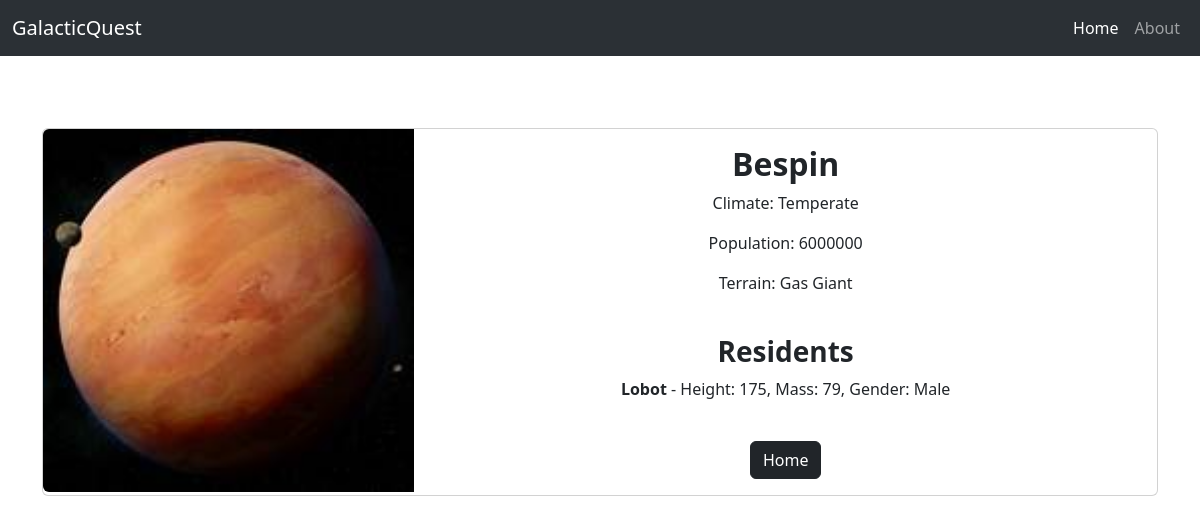
The app's page /detail/6 with its own data.
### planets/models.py (models this page shows, shortened)
class Planet(models.Model):
    name = models.CharField(max_length=100)
    climate = models.CharField(max_length=100)
    population = models.CharField(max_length=100)
    terrain = models.CharField(max_length=100)
    image = models.ImageField(upload_to='planet_images/', null=True, blank=True)

class Resident(models.Model):
    name = models.CharField(max_length=100)
    height = models.CharField(max_length=100)
    mass = models.CharField(max_length=100)
    gender = models.CharField(max_length=100)
    planet = models.ForeignKey(Planet, on_delete=models.CASCADE, related_name='residents')

### planets/views.py (the view)
# urls.py: path('detail/<int:planet_id>', views.detail, name='detail'),
def detail(request, planet_id):
    planet = Planet.objects.get(id=planet_id)
    residents = Resident.objects.filter(planet_id=planet_id)
    return render(request, 'detail.html', {'planet': planet, 'residents': residents})

### planets/templates/detail.html (shortened to what this page needs)
{% extends 'base.html' %}
{% block content %}
<div class="container">
    <br/>
    <br/>
    <div class="card mb-3">
      <div class="row g-0">
        <div class="col-md-4">
          <img src="{{ planet.image.url }}" class="img-fluid rounded-start" alt="..." width="600" height="600">
        </div>
        <div class="col-md-8">
          <div class="card-body">
            <center>
                <h2 class="fw-bolder">{{planet.name}}</h2>
                <p class="card-text">Climate: {{ planet.climate }}</p>
                <p class="card-text">Population: {{ planet.population }}</p>
                <p class="card-text">Terrain: {{ planet.terrain }}</p>
                <h3 class="fw-bolder">Residents</h3>
                {% if residents %}
                {% for resident in residents %}
                <p><strong>{{ resident.name }}</strong> - Height: {{ resident.height }}, Mass: {{ resident.mass }}, Gender: {{ resident.gender }}</p>
                {% endfor %}
              {% else %}
              <p class="card-text">No Residents Exist on this Planet!!!!</p>
              {% endif %}
                <a href="{% url 'home' %}" class="btn btn-dark">Home</a>
            </center>
          </div>
        </div>
      </div>
    </div>
    </div>
{% endblock %}

### static/css/style.css (style rules this page uses)
p { text-transform: capitalize; }

### records on screen
Planet: image (picture), name "Bespin", climate "Temperate", population "6000000", terrain "Gas Giant"
Resident: name "Lobot", height "175", mass "79", gender "Male"
